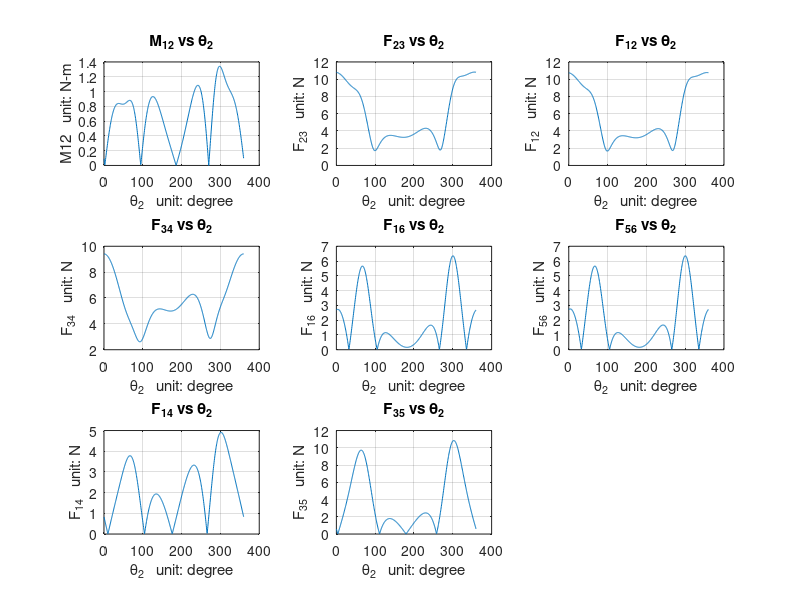
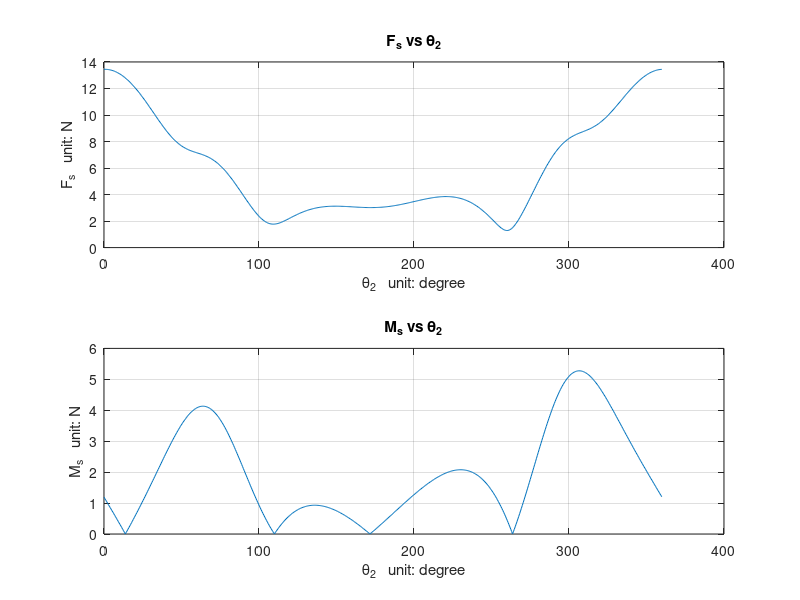

Write MATLAB code to recreate these figures, in order.
%% Project Skeleton Code

clear; clc; close all;

%% Part 2 - Force and Moment Calculation

%%initial parameter: unit: m, degree, rad/sec
r1 = 0.084; 
r2 = 0.36;
r3 = 1.2;
r6 = 0.6;
m2 = 0.07634;
m6 = 0.12723;
m3 = 0.25447;
m4 = 5;
m5 = 5;
b2 = r2/2;
b6 = r6/2;
b3 = r3/2;

M12_list = [];
theta2_list = [];
Fs_list = [];  % shaking force
Fs_alpha = []; % direction of a shaking force
Ms_list =[]; % Shaking moment
%Forces list
F23_list = [];
F12_list = [];
F34_list = [];
F16_list = [];
F56_list = [];
F14_list = [];
N35_list = [];
%angles list
F12_alpha = [];
F23_alpha = [];
F34_alpha = [];
F16_alpha = [];
F56_alpha = [];

for theta2 = 0:0.01:2*pi

dtheta2 = 2;
ddtheta2 = 0; 

%% Part 1- Calculations for kinematic variables, caculated based on loop closure eqn

%equations for kinematic values
theta3 = pi - asin((r2.*sin(theta2)-r1)./r3);
r4 = r2.*cos(theta2) - r3.*cos(theta3);
theta5 = theta3; % eqn 15
theta6 = pi - asin((r1.*cos(theta5)-r4.*sin(theta5))./r6) + theta5; %eqn 18
r5 = (r6.*cos(theta6)-r4)./cos(theta5);

%% Take time derivative of loop eqn (d/dt) 
% and solve them for dtheta3, dtheta5 & dr6
% and the same for the second derivatives. 
% add r5dot, theta6dot, r5 double dot, theta6 double dot

% First derivates of r4 and theta 3
dtheta3 = (r2.*dtheta2.*cos(theta2))./(r3.*cos(theta3));
dr4 = (r2.*dtheta2.*sin(theta3 - theta2))./cos(theta3);

% Second derivates of r4 and theta 3
ddtheta3 = ((r3.*(dtheta3.^2).*sin(theta3))-(r2.*(dtheta2.^2).*sin(theta2)))./(r3.*cos(theta3));
ddr4 = (r3.*ddtheta3.*sin(theta3)) + (r3.*(dtheta3.^2).*cos(theta3)) - (r2.*(dtheta2.^2).*cos(theta2));

% First derivatives of r5 and theta 6
dtheta5 = dtheta3;
dtheta6 = ((r5.*dtheta5)-dr4.*sin(theta5))./(r6.*cos(theta5-theta6));
dr5 = ((r6.*dtheta6.*cos(theta6))-(r5.*dtheta5.*cos(theta5)))./(sin(theta5));

% Second derivatives of r5 and theta 6
ddtheta5 = ddtheta3;
ddtheta6 = ((-ddr4.*sin(theta5))+(2.*dr5.*dtheta5)+(r5.*ddtheta5)-(r6.*(dtheta6.^2).*sin(theta5-theta6)))./(r6.*cos(theta5-theta6));
ddr5 = (((-2.*dr5.*dtheta5-r5.*ddtheta5).*cos(theta5))+(r5.*(dtheta5.^2).*sin(theta5))+(r6.*ddtheta6.*cos(theta6))-(r6.*(dtheta6.^2).*sin(theta6)))./(sin(theta5));

a_coriolis = abs((2.*(r6.*dtheta6.*cos(theta6)-r5.*(dtheta5).*cos(theta5)).*(r2.*dtheta2.*cos(theta2)))./(r3.*cos(theta3).*sin(theta5)));

%given parameters

beta3 = 2*pi-theta3;
dbeta3 = -1*theta3;
ddbeta3 = -1*ddtheta3;

%inertias
inertiaG3 = (1/12)*m3.*r3.^2;
inertiaA2 = (1/3)*m2.*r2.^2;
inertiaA6 = (1/3)*m6.*r6.^2;

%shortcuts
rGC = r5 - b3;
rGB = r3./2;
rDG = r3./2;
%trig substitutions for the A matrix
A33 = -r2.*sin(theta2);
A43 = r2.*cos(theta2);
A134 = -sin(beta3);
A135 = -cos(beta3);
A36 = rGB.*sin(beta3);
A46 = rGB.*cos(beta3);
A1311 = sin(beta3);
A1312 = cos(beta3);
A136 = rGC;
A66 = -rDG.*cos(beta3);
A56 = -rDG.*sin(beta3);
A99 = -r6.*sin(theta6);
A109 = r6.*(cos(theta6));

%accelerations for forces
ag2x = b2.*-(dtheta2.^2).*cos(theta2);
ag2y = b2.*-(dtheta2.^2).*sin(theta2);

ag3x = (b3.*-(dbeta3.^2).*cos(2*pi - beta3)) + ag2x;
ag3y = (b3.*(ddbeta3).*sin(2*pi - beta3)) + ag2y; 

ag6x = b6.*(-ddtheta6.*sin(theta6)-(dtheta6.^2).*cos(theta6));
ag6y = b6.*(ddtheta6.*cos(theta6)-(dtheta6.^2).*sin(theta6));

ag4x = ddr4;
ag4y = 0;

ag5x = ag6x.*2;
ag5y = ag6y.*2;

% and so on    

    B = [m2.*ag2x;
        m2.*ag2y;
        0;
        m3.*ag3x;
        m3.*ag3y;
        inertiaG3.*ddtheta3; % wtf
        m6.*ag6x;
        m6.*ag6y;
        inertiaA6.*ddtheta6;
        -m4.*ag4x;
        -m5.*ag5x;
        -m5.*ag5y;
        0;
    ];
    
    A = [
    -1, 0, 1, 0, 0, 0, 0, 0, 0, 0, 0, 0, 0;
    0, -1, 0, 1, 0, 0, 0, 0, 0, 0, 0, 0, 0;
    0, 0, A33, A43, 0, 0, 0, 0, 0, 0, 0, 1, 0;
    0, 0, -1, 0, -1, 0, 0, 0, 0, 0, 0, 0, A134;
    0, 0, 0, -1, 0, -1, 0, 0, 0, 0, 0, 0, A135;
    0, 0, A36, A46, A56, A66, 0, 0, 0, 0, 0, 0, A136;
    0, 0, 0, 0, 0, 0, -1, 0, 1, 0, 0, 0, 0;
    0, 0, 0, 0, 0, 0, 0, -1, 0, 1, 0, 0, 0;
    0, 0, 0, 0, 0, 0, 0, 0, A99, A109, 0, 0, 0;
    0, 0, 0, 0, 1, 0, 0, 0, 0, 0, 0, 0, 0;
    0, 0, 0, 0, 0, 0, 0, 0, -1, 0, 0, 0, A1311;
    0, 0, 0, 0, 0, 0, 0, 0, 0, -1, 0, 0, A1312;
    0, 0, 0, 0, 0, 1, 0, 0, 0, 0, -1, 0, 0;
    ];

    x = A\B; % Ax = B, solution for x; note that in MATLAB: A\B = B/A
    
    
    % M12:
    M12 = x(12);
    M12_list = [M12_list; abs(M12)];
    
    F12x = x(1);
    F12y = x(2);
    F23x = x(3);
    F23y = x(4);
    F34x = x(5);
    F34y = x(6);
    F16x = x(7);
    F16y = x(8);
    F56x = x(9);
    F56y = x(10);
    F14y = x(11);
    N35 = x(13);
    Fsx = F12x + F16x;
    Fsy = F14y + F12y + F16y;
    Ms = -M12 + F14y.*r4;

    
    % Magnitudes of all forces: 
    % Atan is defined on [-pi/2; pi/2]. 
    % This if clause will help to adjust the value of the angle 
    % to its true value:	
    F23_list = [F23_list; sqrt(F23x.^2+F23y.^2)];
    F12_list = [F12_list; sqrt(F12x.^2+F12y.^2)];
    F34_list = [F34_list; sqrt(F34x.^2+F34y.^2)];
    F16_list = [F16_list; sqrt(F16x.^2+F16y.^2)];
    F56_list = [F56_list; sqrt(F56x.^2+F56y.^2)];
    F14_list = [F14_list; abs(F14y)];
    N35_list = [N35_list; abs(N35)];
    Fs_list = [Fs_list; sqrt(Fsx.^2+Fsy.^2)];
    Ms_list = [Ms_list; abs(Ms)];


    % Directions of all forces:   
    %F23
    fx = F23x;
    fy = F23y;
    alpha_23 = atan(fy/fx);
    if fx < 0
        alpha_23 = alpha_23 + pi;
    end 
    F23_alpha = [F23_alpha; alpha_23];

    %F12
    fx = F12x;
    fy = F12y;
    alpha_12 = atan2(fy, fx);
    if fx < 0
        alpha_12 = alpha_12 + pi;
    end 
    F12_alpha = [F12_alpha; alpha_12];

    %F34
    fx = F34x;
    fy = F34y;
    alpha_34 = atan(fx\fy);
    if fx < 0
        alpha_34 = alpha_34 + pi;
    end 
    F34_alpha = [F34_alpha; alpha_34];

    %F16
    fx = F16x;
    fy = F16y;
    alpha_16 = atan(fx\fy);
    if fx < 0
        alpha_16 = alpha_16 + pi;
    end 
    F16_alpha = [F16_alpha; alpha_16];

    %F56
    fx = F56x;
    fy = F56y;
    alpha_56 = atan(fx\fy);
    if fx < 0
        alpha_56 = alpha_56 + pi;
    end 
    F56_alpha = [F56_alpha; alpha_56];

    %Fs
    fx = Fsx;
    fy = Fsy;
    alpha_s = atan(fx\fy);
    if fx < 0
        alpha_s = alpha_s + pi;
    end 
    Fs_alpha = [Fs_alpha; alpha_s];

  
    % Collecting the values of theta2:
    theta2_list = [theta2_list; theta2];
     
    
    
end


% Regular and Polar plots:
% Might have to transpose the Force vectors for polar plot. Do so if needed
% Polar plot only works with radians so will have to do it accordingly
%M12_list = M12_list(:);

%Regular Plots
%M12 Regular
subplot(3,3,1);
plot(theta2_list.*(180/pi), M12_list)
grid on;
title('M_{12} vs \theta_2')
xlabel('\theta_2   unit: degree')
ylabel('M12   unit: N-m')
hold on;

%F23 Regular
subplot(3,3,2);
plot(theta2_list.*(180/pi),F23_list)
grid on;
title('F_{23} vs \theta_2')
xlabel('\theta_2   unit: degree')
ylabel('F_{23}   unit: N')
hold on;

%F12 Regular
subplot(3,3,3);
plot(theta2_list.*(180/pi), F12_list)
grid on;
title('F_{12} vs \theta_2')
xlabel('\theta_2   unit: degree')
ylabel('F_{12}   unit: N')
hold on;

%F34 Regular
subplot(3,3,4);
plot(theta2_list.*(180/pi), F34_list)
grid on;
title('F_{34} vs \theta_2')
xlabel('\theta_2   unit: degree')
ylabel('F_{34}   unit: N')
hold on;

%F16 Regular
subplot(3,3,5);
plot(theta2_list.*(180/pi), F16_list)
grid on;
title('F_{16} vs \theta_2')
xlabel('\theta_2   unit: degree')
ylabel('F_{16}   unit: N')
hold on;

%F56 Regular
subplot(3,3,6);
plot(theta2_list.*(180/pi), F56_list)
grid on;
title('F_{56} vs \theta_2')
xlabel('\theta_2   unit: degree')
ylabel('F_{56}   unit: N')
hold on;

%F14 Regular
subplot(3,3,7);
plot(theta2_list.*(180/pi), F14_list)
grid on;
title('F_{14} vs \theta_2')
xlabel('\theta_2   unit: degree')
ylabel('F_{14}   unit: N')
hold on;

%F35 Regular
subplot(3,3,8);
plot(theta2_list.*(180/pi), N35_list)
grid on;
title('F_{35} vs \theta_2')
xlabel('\theta_2   unit: degree')
ylabel('F_{35}   unit: N')
hold on

%shaking moment and forces
figure(2);
subplot(2,1,1)
plot(theta2_list.*(180/pi), Fs_list)
grid on
title('F_{s} vs \theta_2')
xlabel('\theta_2   unit: degree')
ylabel('F_{s}   unit: N')
hold on

subplot(2,1,2)
plot(theta2_list.*(180/pi), Ms_list)
grid on
title('M_{s} vs \theta_2')
xlabel('\theta_2   unit: degree')
ylabel('M_{s}   unit: N')
hold on
